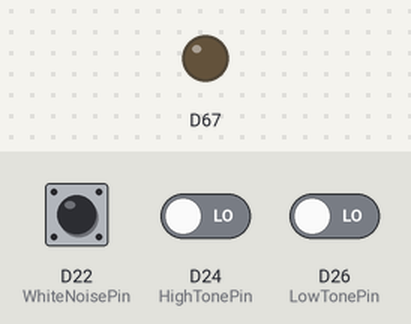
Bench run of a sketch on a simulated Arduino Due. Parts: output pins drawn as LEDs (lit = HIGH). The inputs (shaded band) are chosen by the test bench; at power-on: D22 (WhiteNoisePin) LOW, D24 (HighTonePin) LOW, D26 (LowTonePin) LOW. Random numbers use the default seed unless the sketch sets one.

Above: at 1.2 s.
1.3 s: D22 (WhiteNoisePin) driven HIGH
At 1.6 s:
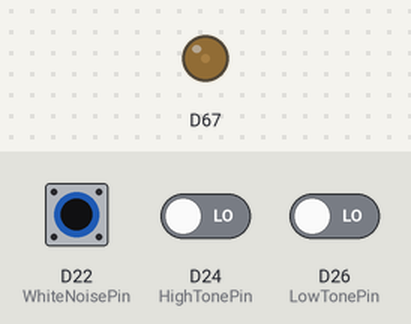
2.8 s: D24 (HighTonePin) driven HIGH
At 4.0 s:
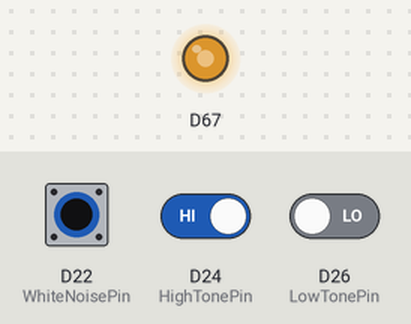
4.3 s: D24 (HighTonePin) driven LOW
At 5.1 s:
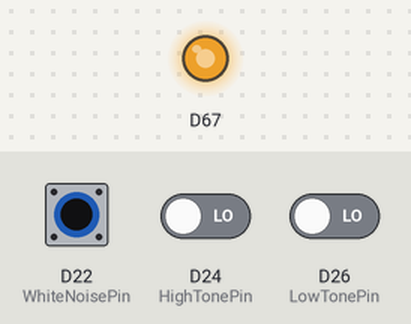
5.8 s: D26 (LowTonePin) driven HIGH
At 6.3 s:
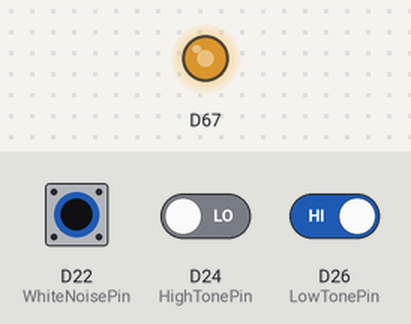
7.3 s: D22 (WhiteNoisePin) pulsed LOW 2 times (0.12 s each, 0.3 s apart)
At 8.4 s:
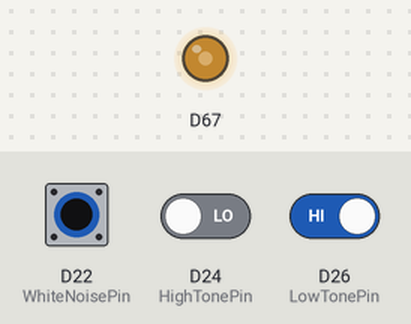
Timing chart, 0 to 10.3 s (numbered marks = the images above; inputs shaded):
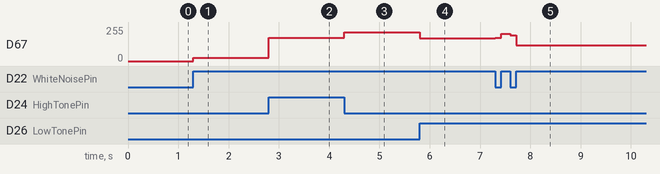

The sketch:

Arduino_Sound_test.ino
```cpp
int sine2k[] = {1014,1141,1266,1387,1502,1610,1708,1795,1870,1931,1978,2010,2026,2026,2010,1978,1932,1870,1795,1708,1610,1503,1387,1266,1141,1014,887,762,641,526,418,320,233,158,97,50,18,2,2,18,50,96,158,232,320,418,525,640,761,886,1013};
int sine8k[] = {1024,1401,1725,1950,2046,1998,1813,1517,1152,769,422,159,18,18,159,421,769,1152,1517,1812,1997,2046,1951,1725,1401,1025,648,323,98,2,50,234,530,894,1277,1625,1888,2029,2030,1889,1627,1280,897,532,236,50,2,97,322,645,1022};

const byte WhiteNoisePin = 22;
const byte HighTonePin = 24;
const byte LowTonePin = 26;

volatile int i = 0;

void setup()
{
  // put your setup code here, to run once:
  attachInterrupt(WhiteNoisePin,WhiteNoise,HIGH);
  attachInterrupt(HighTonePin,HighTone,HIGH);
  attachInterrupt(LowTonePin,LowTone,HIGH);

  analogWriteResolution(12);
}

void loop()
{
  // put your main code here, to run repeatedly:

}

void WhiteNoise()
{
  int wtNoise = random(0,4096);
  analogWrite(DAC1,wtNoise);
}

void HighTone()
{
  i = (i + 1) % 50;
  analogWrite(DAC1,2*sine8k[i]);
}

void LowTone()
{
  i = (i + 1) % 50;
  analogWrite(DAC1,2*sine2k[i]);
}
```

Measured:
- after the input at 1.3 s, D67: 0/255 → 26/255 at once
- after the input at 2.8 s, D67: 26/255 → 174/255 at once
- after the input at 4.3 s, D67: 174/255 → 214/255 at once
- after the input at 5.8 s, D67: 214/255 → 172/255 at once
- after the input at 7.3 s, D67: 172/255 → 174/255 at once, → 204/255 0.12 s later, → 193/255 0.18 s later, → 119/255 0.12 s later
